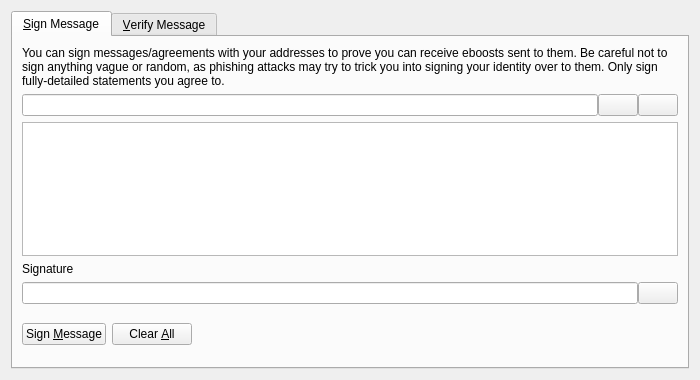
<?xml version="1.0" encoding="UTF-8"?>
<ui version="4.0">
 <class>SignVerifyMessageDialog</class>
 <widget class="QDialog" name="SignVerifyMessageDialog">
  <property name="geometry">
   <rect>
    <x>0</x>
    <y>0</y>
    <width>700</width>
    <height>380</height>
   </rect>
  </property>
  <property name="windowTitle">
   <string>Signatures - Sign / Verify a Message</string>
  </property>
  <property name="modal">
   <bool>true</bool>
  </property>
  <layout class="QVBoxLayout" name="verticalLayout">
   <item>
    <widget class="QTabWidget" name="tabWidget">
     <property name="currentIndex">
      <number>0</number>
     </property>
     <widget class="QWidget" name="tabSignMessage">
      <attribute name="title">
       <string>&amp;Sign Message</string>
      </attribute>
      <layout class="QVBoxLayout" name="verticalLayout_SM">
       <item>
        <widget class="QLabel" name="infoLabel_SM">
         <property name="text">
          <string>You can sign messages/agreements with your addresses to prove you can receive eboosts sent to them. Be careful not to sign anything vague or random, as phishing attacks may try to trick you into signing your identity over to them. Only sign fully-detailed statements you agree to.</string>
         </property>
         <property name="textFormat">
          <enum>Qt::PlainText</enum>
         </property>
         <property name="wordWrap">
          <bool>true</bool>
         </property>
        </widget>
       </item>
       <item>
        <layout class="QHBoxLayout" name="horizontalLayout_1_SM">
         <property name="spacing">
          <number>0</number>
         </property>
         <item>
          <widget class="QValidatedLineEdit" name="addressIn_SM">
           <property name="toolTip">
            <string>The eBoost address to sign the message with</string>
           </property>
          </widget>
         </item>
         <item>
          <widget class="QPushButton" name="addressBookButton_SM">
           <property name="toolTip">
            <string>Choose previously used address</string>
           </property>
           <property name="text">
            <string/>
           </property>
           <property name="icon">
            <iconset resource="../bitcoin.qrc">
             <normaloff>:/icons/address-book</normaloff>:/icons/address-book</iconset>
           </property>
           <property name="shortcut">
            <string>Alt+A</string>
           </property>
           <property name="autoDefault">
            <bool>false</bool>
           </property>
          </widget>
         </item>
         <item>
          <widget class="QPushButton" name="pasteButton_SM">
           <property name="toolTip">
            <string>Paste address from clipboard</string>
           </property>
           <property name="text">
            <string/>
           </property>
           <property name="icon">
            <iconset resource="../bitcoin.qrc">
             <normaloff>:/icons/editpaste</normaloff>:/icons/editpaste</iconset>
           </property>
           <property name="shortcut">
            <string>Alt+P</string>
           </property>
           <property name="autoDefault">
            <bool>false</bool>
           </property>
          </widget>
         </item>
        </layout>
       </item>
       <item>
        <widget class="QPlainTextEdit" name="messageIn_SM">
         <property name="toolTip">
          <string>Enter the message you want to sign here</string>
         </property>
        </widget>
       </item>
       <item>
        <widget class="QLabel" name="signatureLabel_SM">
         <property name="text">
          <string>Signature</string>
         </property>
         <property name="textFormat">
          <enum>Qt::PlainText</enum>
         </property>
        </widget>
       </item>
       <item>
        <layout class="QHBoxLayout" name="horizontalLayout_2_SM">
         <property name="spacing">
          <number>0</number>
         </property>
         <item>
          <widget class="QLineEdit" name="signatureOut_SM">
           <property name="font">
            <font>
             <italic>true</italic>
            </font>
           </property>
           <property name="readOnly">
            <bool>true</bool>
           </property>
          </widget>
         </item>
         <item>
          <widget class="QPushButton" name="copySignatureButton_SM">
           <property name="toolTip">
            <string>Copy the current signature to the system clipboard</string>
           </property>
           <property name="text">
            <string/>
           </property>
           <property name="icon">
            <iconset resource="../bitcoin.qrc">
             <normaloff>:/icons/editcopy</normaloff>:/icons/editcopy</iconset>
           </property>
           <property name="autoDefault">
            <bool>false</bool>
           </property>
          </widget>
         </item>
        </layout>
       </item>
       <item>
        <layout class="QHBoxLayout" name="horizontalLayout_3_SM">
         <item>
          <widget class="QPushButton" name="signMessageButton_SM">
           <property name="toolTip">
            <string>Sign the message to prove you own this eBoost address</string>
           </property>
           <property name="text">
            <string>Sign &amp;Message</string>
           </property>
           <property name="icon">
            <iconset resource="../bitcoin.qrc">
             <normaloff>:/icons/edit</normaloff>:/icons/edit</iconset>
           </property>
           <property name="autoDefault">
            <bool>false</bool>
           </property>
          </widget>
         </item>
         <item>
          <widget class="QPushButton" name="clearButton_SM">
           <property name="toolTip">
            <string>Reset all sign message fields</string>
           </property>
           <property name="text">
            <string>Clear &amp;All</string>
           </property>
           <property name="icon">
            <iconset resource="../bitcoin.qrc">
             <normaloff>:/icons/remove</normaloff>:/icons/remove</iconset>
           </property>
           <property name="autoDefault">
            <bool>false</bool>
           </property>
          </widget>
         </item>
         <item>
          <spacer name="horizontalSpacer_1_SM">
           <property name="orientation">
            <enum>Qt::Horizontal</enum>
           </property>
           <property name="sizeHint" stdset="0">
            <size>
             <width>40</width>
             <height>48</height>
            </size>
           </property>
          </spacer>
         </item>
         <item>
          <widget class="QLabel" name="statusLabel_SM">
           <property name="font">
            <font>
             <weight>75</weight>
             <bold>true</bold>
            </font>
           </property>
           <property name="text">
            <string/>
           </property>
           <property name="wordWrap">
            <bool>true</bool>
           </property>
          </widget>
         </item>
         <item>
          <spacer name="horizontalSpacer_2_SM">
           <property name="orientation">
            <enum>Qt::Horizontal</enum>
           </property>
           <property name="sizeHint" stdset="0">
            <size>
             <width>40</width>
             <height>48</height>
            </size>
           </property>
          </spacer>
         </item>
        </layout>
       </item>
      </layout>
     </widget>
     <widget class="QWidget" name="tabVerifyMessage">
      <attribute name="title">
       <string>&amp;Verify Message</string>
      </attribute>
      <layout class="QVBoxLayout" name="verticalLayout_VM">
       <item>
        <widget class="QLabel" name="infoLabel_VM">
         <property name="text">
          <string>Enter the receiver's address, message (ensure you copy line breaks, spaces, tabs, etc. exactly) and signature below to verify the message. Be careful not to read more into the signature than what is in the signed message itself, to avoid being tricked by a man-in-the-middle attack. Note that this only proves the signing party receives with the address, it cannot prove sendership of any transaction!</string>
         </property>
         <property name="textFormat">
          <enum>Qt::PlainText</enum>
         </property>
         <property name="alignment">
          <set>Qt::AlignLeading|Qt::AlignLeft|Qt::AlignTop</set>
         </property>
         <property name="wordWrap">
          <bool>true</bool>
         </property>
        </widget>
       </item>
       <item>
        <layout class="QHBoxLayout" name="horizontalLayout_1_VM">
         <property name="spacing">
          <number>0</number>
         </property>
         <item>
          <widget class="QValidatedLineEdit" name="addressIn_VM">
           <property name="toolTip">
            <string>The eBoost address the message was signed with</string>
           </property>
          </widget>
         </item>
         <item>
          <widget class="QPushButton" name="addressBookButton_VM">
           <property name="toolTip">
            <string>Choose previously used address</string>
           </property>
           <property name="text">
            <string/>
           </property>
           <property name="icon">
            <iconset resource="../bitcoin.qrc">
             <normaloff>:/icons/address-book</normaloff>:/icons/address-book</iconset>
           </property>
           <property name="shortcut">
            <string>Alt+A</string>
           </property>
           <property name="autoDefault">
            <bool>false</bool>
           </property>
          </widget>
         </item>
        </layout>
       </item>
       <item>
        <widget class="QPlainTextEdit" name="messageIn_VM"/>
       </item>
       <item>
        <widget class="QValidatedLineEdit" name="signatureIn_VM"/>
       </item>
       <item>
        <layout class="QHBoxLayout" name="horizontalLayout_2_VM">
         <item>
          <widget class="QPushButton" name="verifyMessageButton_VM">
           <property name="toolTip">
            <string>Verify the message to ensure it was signed with the specified eBoost address</string>
           </property>
           <property name="text">
            <string>Verify &amp;Message</string>
           </property>
           <property name="icon">
            <iconset resource="../bitcoin.qrc">
             <normaloff>:/icons/transaction_0</normaloff>:/icons/transaction_0</iconset>
           </property>
           <property name="autoDefault">
            <bool>false</bool>
           </property>
          </widget>
         </item>
         <item>
          <widget class="QPushButton" name="clearButton_VM">
           <property name="toolTip">
            <string>Reset all verify message fields</string>
           </property>
           <property name="text">
            <string>Clear &amp;All</string>
           </property>
           <property name="icon">
            <iconset resource="../bitcoin.qrc">
             <normaloff>:/icons/remove</normaloff>:/icons/remove</iconset>
           </property>
           <property name="autoDefault">
            <bool>false</bool>
           </property>
          </widget>
         </item>
         <item>
          <spacer name="horizontalSpacer_1_VM">
           <property name="orientation">
            <enum>Qt::Horizontal</enum>
           </property>
           <property name="sizeHint" stdset="0">
            <size>
             <width>40</width>
             <height>48</height>
            </size>
           </property>
          </spacer>
         </item>
         <item>
          <widget class="QLabel" name="statusLabel_VM">
           <property name="font">
            <font>
             <weight>75</weight>
             <bold>true</bold>
            </font>
           </property>
           <property name="text">
            <string/>
           </property>
           <property name="wordWrap">
            <bool>true</bool>
           </property>
          </widget>
         </item>
         <item>
          <spacer name="horizontalSpacer_2_VM">
           <property name="orientation">
            <enum>Qt::Horizontal</enum>
           </property>
           <property name="sizeHint" stdset="0">
            <size>
             <width>40</width>
             <height>48</height>
            </size>
           </property>
          </spacer>
         </item>
        </layout>
       </item>
      </layout>
     </widget>
    </widget>
   </item>
  </layout>
 </widget>
 <customwidgets>
  <customwidget>
   <class>QValidatedLineEdit</class>
   <extends>QLineEdit</extends>
   <header>qvalidatedlineedit.h</header>
  </customwidget>
 </customwidgets>
 <resources>
  <include location="../bitcoin.qrc"/>
 </resources>
 <connections/>
</ui>
